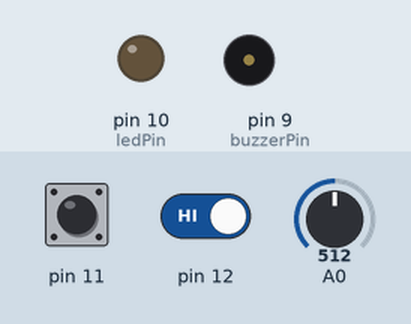
Recording of a sketch running on a simulated Arduino Uno, built with avr-gcc and run on an emulated ATmega328P. Parts: output pins drawn as LEDs (lit = HIGH), buzzer (waves = sounding). Inputs (shaded band) come from the test bench; at power-on: pin 11 HIGH, pin 12 HIGH, A0 = 512. What the sketch prints to the serial monitor is not drawn.

Above: at 1.3 s.
1.4 s: pin 11 pulled LOW for 0.15 s
At 1.55 s:
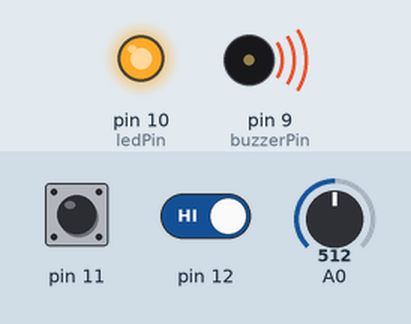
7.4 s: pin 11 pulled LOW for 1 s
11.4 s: pin 11 driven LOW and pin 12 driven LOW
14.4 s: pin 11 pulsed HIGH 2 times (0.12 s each, 0.3 s apart)
Timing chart, 0 to 18.4 s (numbered marks = the images above; inputs shaded):
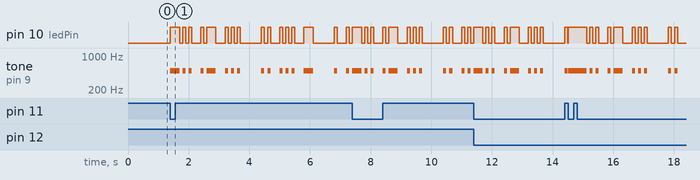

The sketch:

p12cwdecoder.ino
```cpp
/**
 * P12 CW Decoder
 * Stefan Jansen,  DK7STJ, 02/2026
 * Für weitere Erläuterungen bitte README.md lesen.
 */

// Arduino-Befehle. Wird standardmäßig im Hauptsketch eingebunden.
#include <Arduino.h>

// Bibliotheken
#include <LiquidCrystal.h>
#include <Encoder.h>

// Eigene Hilfsklassen
#include "MyButton.h"
#include "MyPoti.h"
#include "CWSpeed.h"
#include "CWPlayer.h"

// LCD-Pins: RS, E, D4, D5, D6, D7
///LiquidCrystal lcd(2,3,4,5,6,7);
//  Taster
MyButton cwKey(12);
MyButton qsvKey(11);

// Poti für CW-Geschwindigkeit
MyPoti speedPoti(A0,30,200);

// Pins
const int ledPin = 10;
const int buzzerPin = 9;

const int cwFreq = 500;
bool CWPinsInit = false;

/**
 * CW Ton und LED einschalten.
 */
void cwToneOn() {
	if (CWPinsInit) {
		digitalWrite(ledPin, HIGH);
		tone(buzzerPin, cwFreq);
	}
}

/**
 * CW Ton und LED ausschalten.
 */
void cwToneOff() {
	if (CWPinsInit) {
		digitalWrite(ledPin, LOW);
		noTone(buzzerPin);
	}
}

// CW setup
CWSpeed cwSpeed(60,30,200);
CWPlayer cwOut(cwSpeed, cwToneOn, cwToneOff);

// Aktueller Zustand des Systems
enum UIState {
	INIT, // Initialisierungsphase
	DECODE, // Morsezeichen decodieren
	QSV // V ausgeben
} uiState = UIState::INIT;

// Globale Variablen

/**
 * Initialisierung des Arduino-Sketchs
 */
void setup() {
	// setup pins
    cwKey.init();
    qsvKey.init();
	speedPoti.init();
	pinMode(ledPin, OUTPUT);
	pinMode(buzzerPin, OUTPUT);
	digitalWrite(ledPin, LOW);
	digitalWrite(buzzerPin, LOW);
	CWPinsInit = true;
	// init seriel port and wait for availability
	Serial.begin(9600);
	while (!Serial) delay(100);
	// Warte, evtl. entprellung Reset
	delay(100);
	Serial.println("\nStartup");
	uiState = UIState::DECODE;
	Serial.print(speedPoti.value());
	Serial.print(" ");
}

/**
 * Schleifenfunktion des Arduino-Sketchs
 */
void loop() {
	cwKey.read();
	qsvKey.read();
	if (speedPoti.read()) {
		Serial.print(speedPoti.value());
		Serial.print(" ");
	}
	if (cwKey.isPressed()) {
		cwToneOn();
	} else if (cwKey.isReleased()) {
		cwToneOff();
	}
	if (qsvKey.isPressed()) {
		cwOut.play("Das ist ein Test.");
	}
	// Hällt alle Aktivitäten am Laufen
	cwOut.doWork();
}
```

CWPlayer.cpp
```cpp
#define CW_PLAYER_DEBUG
#include "CWPlayer.h"
#include "CWSpeed.h"
#include "morse.h"

CWPlayer::CWPlayer(const CWSpeed& cwSpeed, void (*onCB)(), void (*offCB)())
: m_CWSpeed(cwSpeed), m_CWOnCB(onCB), m_CWOffCB(offCB), m_Message(""),
  m_pNextChar(nullptr),
  m_ElementsToPlay(0), m_MorseCode(0),
  m_NextEventTime(0), m_IsOnPhase(false),
  m_Repeat(false) {
    stop();
}

void CWPlayer::play(const String& message, bool addSpace, bool repeat) {
    stop();
    m_Message = message;
    m_Message.toUpperCase();
    if (addSpace && m_Message.length()>0 && !isSpace(m_Message[m_Message.length()-1])) {
        m_Message += ' ';
    }
    m_Repeat = repeat;
}

void CWPlayer::stop() {
#ifdef CW_PLAYER_DEBUG
    if (m_Message.length()>0) Serial.print("<AR>");
#endif
    restart(); // Setzt alle übrigen Werte zurück.
    m_Repeat = false;
    m_Message = "";
}

void CWPlayer::restart() {
    m_NextEventTime = 0;
    m_IsOnPhase = false;
    m_CWOffCB();
    m_ElementsToPlay = 0;
    m_MorseCode = 0;
    m_pNextChar = nullptr;
}

void CWPlayer::doWork() {
    // Wenn wir noch nicht mit der Ausgabe begonnen haben, setzen wir uns auf
    // das erste Zeichen.
    if (m_pNextChar==nullptr && m_Message.length()>0) {
        m_pNextChar = m_Message.c_str();
#ifdef CW_PLAYER_DEBUG
        Serial.print("<CT>");
#endif
    }
    if (millis()<m_NextEventTime) {
        // Wir sind gerade dabei, ein Dit, Dah oder eine Pause auszugeben.
        // Wir warten einfach, bis bei einem der nächsten Durchläufe die
        // Zeit um ist.
    } else if (m_NextEventTime>0 && millis()>=m_NextEventTime) {
        // Die Zeit ist um.
        if (m_IsOnPhase) {
            // Wenn das gerade der aktive Teil eines Dit oder Dah war, dann
            // geben wir jetzt die Pause aus.
            m_CWOffCB();
            m_IsOnPhase = false;
            if (m_ElementsToPlay>0) {
                m_NextEventTime = millis()+m_CWSpeed.dotDuration();
            } else if (*m_pNextChar && isSpace(*m_pNextChar)) {
                m_NextEventTime = millis()+m_CWSpeed.wordPause();
            } else {
                m_NextEventTime = millis()+m_CWSpeed.letterPause();
            }
        } else {
            // Ausgabe des aktuellen Elements beenden.
            // Beim nächsten Durchlauf geht's weiter.
            m_NextEventTime = 0;
            m_IsOnPhase = false;
        }
    } else if (m_ElementsToPlay>0) {
        // Wenn wir gerade ein Zeichen ausgeben, dann damit weitermachen.
        m_IsOnPhase = true;
        if (m_MorseCode&0x80) {
            m_NextEventTime = millis()+m_CWSpeed.dashDuration();
#ifdef CW_PLAYER_DEBUG
            Serial.print("-");
#endif
        } else {
            m_NextEventTime = millis()+m_CWSpeed.dotDuration();
#ifdef CW_PLAYER_DEBUG
            Serial.print(".");
#endif
        }
        m_CWOnCB();
        m_MorseCode <<= 1;
        m_ElementsToPlay--;
    } else if (m_pNextChar!=nullptr) {
        // Wenn wir auf einem gültigen Zeichen sitzen, dann dieses als nächstes
        // in Angriff nehmen.
        if (*m_pNextChar) {
#ifdef CW_PLAYER_DEBUG
            Serial.print(*m_pNextChar);
#endif
            if (!isSpace(*m_pNextChar)) {
                // Zeichen nachschlagen und ausgeben.
                m_MorseCode = char2morse(*m_pNextChar).code;
                m_ElementsToPlay = 7;
                while (m_ElementsToPlay>0 && !(m_MorseCode&0x80)) {
                    m_ElementsToPlay--;
                    m_MorseCode <<= 1;
                }
                m_MorseCode <<= 1; // Startbit rausschieben.
            }
            m_pNextChar++;
        } else if (m_Repeat) {
            restart();
        } else {
            stop();
        }
    }
}
```

CWPlayer.h
```cpp
#ifndef CW_PLAYER_H
#define CW_PLAYER_H
#include <Arduino.h>

/** Forward declarations. Man muss so die entsprechenden .h-Dateien nicht
** einbinden und kann trotzdem die Datentypen dem Compiler bekanntgeben.
 */
class CWSpeed;

/**
 * Klasse zum Umwandeln von Text in Morsezeichen und Ausgeben mit zwei Callback-Funktionen.
 */
class CWPlayer {
public:
    CWPlayer(const CWSpeed& cwSpeed, void (*onCB)(), void (*offCB)());
    void play(const String& message, bool addSpace = false, bool repeat = false);
    void stop();
    /**
     * doWork() muss in jedem Durchlauf der globalen loop()-Funktion aufgerufen werden.
     * Es gibt Schritt für Schritt den String aus play() aus und blockiert
     * dabei die CPU nicht.
     */
    void doWork();
private:
    void restart();
    const CWSpeed& m_CWSpeed;
    void (* const m_CWOnCB)();
    void (*const m_CWOffCB)();
    String m_Message;
    char* m_pNextChar;
    byte m_ElementsToPlay;
    byte m_MorseCode;
    unsigned int m_NextEventTime;
    bool m_IsOnPhase;
    bool m_Repeat;
};

#endif
```

CWSpeed.cpp
```cpp
#include "CWSpeed.h"
#include <Arduino.h>

CWSpeed::CWSpeed(unsigned int cpm, unsigned int minSpeed, unsigned int maxSpeed)
: m_MinSpeed(min(minSpeed,maxSpeed)), m_MaxSpeed(max(minSpeed,maxSpeed)) {
    setSpeed(cpm);
}

/**
 * Setze CW-Geschwindigkeit in Zeichen pro Minute.
 * Ermittle daraus die Werte für die Dauer eines Dit, Dah und der Pausen
 * zwischen Zeichen und Wörtern.
 */
bool CWSpeed::setSpeed(unsigned int newcpm = 0) {
	const unsigned int oldcpm = m_cpm;
	if (newcpm==0) {
	    newcpm = 60;
    }
	if (newcpm<m_MinSpeed) {
	    newcpm = m_MinSpeed;
	} else if (newcpm>m_MaxSpeed) {
	    newcpm = m_MaxSpeed;
    }
    m_cpm = newcpm;
	m_wpm = m_cpm/5;
	m_DotDuration = 6000/m_cpm; // 60s/(m_wpm*50), da paris 50 Einheiten lang ist.
	m_DashDuration = m_DotDuration * 3;
	m_LetterPause = m_DotDuration * 3;
	m_WordPause = m_DotDuration * 7;
	return (m_cpm!=oldcpm);
}

bool CWSpeed::incSpeed() {
	return setSpeed(m_cpm+1);
}

bool CWSpeed::decSpeed() {
	return setSpeed(m_cpm-1);
}

unsigned int CWSpeed::cpm() const {
	return m_cpm;
}

unsigned int CWSpeed::wpm() const {
	return m_wpm;
}

unsigned int CWSpeed::dotDuration() const {
	return m_DotDuration;
}

unsigned int CWSpeed::dashDuration() const {
	return m_DashDuration;
}

unsigned int CWSpeed::letterPause() const {
	return m_LetterPause;
}

unsigned int CWSpeed::wordPause() const {
	return m_WordPause;
}
```

CWSpeed.h
```cpp
#ifndef CW_SPEED_H
#define CW_SPEED_H

class CWSpeed {
public:
    CWSpeed(unsigned int cmp = 60, unsigned int minSpeed = 30, unsigned int maxSpeed = 200);
    bool setSpeed(unsigned int cpm);
    bool incSpeed();
    bool decSpeed();
    unsigned int cpm() const;
    unsigned int wpm() const;
    unsigned int dotDuration() const;
    unsigned int dashDuration() const;
    unsigned int letterPause() const;
    unsigned int wordPause() const;
private:
    const unsigned int m_MinSpeed;
    const unsigned int m_MaxSpeed;
    unsigned int m_cpm;
    unsigned int m_wpm;
    // Zeitparameter für CW in ms
    unsigned int m_DotDuration;
    unsigned int m_DashDuration;
    unsigned int m_LetterPause;
    unsigned int m_WordPause;
};

#endif
```

MyButton.cpp
```cpp
#include <Arduino.h>
#include "MyButton.h"

MyButton::MyButton(unsigned int pin)
: m_Pin(pin), m_IsDown(false), m_HasChanged(false)
{}

void MyButton::init() {
    pinMode(m_Pin, INPUT_PULLUP);
    m_IsDown = (digitalRead(m_Pin)==LOW);
    m_HasChanged = false;
}

bool MyButton::read() {
    bool oldState = m_IsDown;
    m_IsDown = (digitalRead(m_Pin)==LOW);
    m_HasChanged = (m_IsDown!=oldState);
    return m_HasChanged;
}

bool MyButton::hasChanged() const {
    return m_HasChanged;
}

bool MyButton::isDown() const {
    return m_IsDown;
}

bool MyButton::isUp() const {
    return !m_IsDown;
}

bool MyButton::isPressed() const {
    return m_HasChanged && m_IsDown;
}

bool MyButton::isReleased() const {
    return m_HasChanged && !m_IsDown;
}
```

MyButton.h
```cpp
#ifndef MY_BUTTON_H
#define MY_BUTTON_H

/**
 * Diese Klasse verwaltet einen Taster und vereinfacht die Erkennung von
 * Tastendrücken. Es findet keine Entprellung statt.
 */
class MyButton {
public:
    /**
     *Tasterobjekt anlegen, Angabe des Input-Pins. Nutzt internen PullUp.
     */
    MyButton(unsigned int pin);
    /**
     * Initialisierung, für setup()-Funktion.
     * Stellt den Eingangspin korrekt ein und liest einmalig den aktuellen
     * Tastenzustand ein. Dies wird aber nicht als Drücken oder Loslassen
     * gewertet, nur als Initialisierung.
     */
    void init();
    /**
     * Liest den aktuellen Tastenzustand ein und ermittelt, ob die Taste seit
     * dem letzten Aufruf gedrückt oder losgelassen wurde.
     * Rückgabewert: true, falls sich der Zustand der Taste geändert hat.
     */
    bool read();
    /**
     * Zeigt an, ob sich der Zustand der Taste geändert hat. Entspricht dem
     * Rückgabewert des letzten read().
     */
    bool hasChanged() const;
    /**
     * Ist die Taste gedrückt im Sinne von durchgeschaltet?
     */
    bool isDown() const;
    /**
     * Ist die Taste nicht gedrückt, d.h. sie ist hochohmig?
     */
    bool isUp() const;
    /**
     * Wurde die Taste gedrückt, d.h. ist sie durchgescaltet und es gab beim
     * letzten read() eine Zustandsänderung?
     */
    bool isPressed() const;
    /**
     * Wurde die Taste losgelassen, d.h. ist sie hochohmig und es gab beim
     * letzten read() eine Zustandsänderung?
     */
    bool isReleased() const;
private:
    const unsigned int m_Pin; // Pinnummer
    bool m_IsDown; // aktueller Tastenzustand
    bool m_HasChanged; // Zustandsänderung ja/nein
};

#endif
```

MyPoti.cpp
```cpp
#include <Arduino.h>
#include "MyPoti.h"

MyPoti::MyPoti(unsigned int pin, int outMin, int outMax, unsigned int minThreshhold)
: m_Pin(pin),
  m_OutMin(min(outMin,outMax)), m_OutMax(max(outMin,outMax)),
  m_InStepSize(1023.0/(abs(outMax-outMin)+1)),
  m_Threshhold(max((1024/(abs(outMax-outMin)+1)), minThreshhold)),
  m_InValue(0), m_OutValue(0),
  m_HasChanged(false)
{}

void MyPoti::init() {
    m_InValue = analogRead(m_Pin);
    doMapping();
    m_HasChanged = false;
}

bool MyPoti::read() {
    unsigned int val = analogRead(m_Pin);
    if (abs(m_InValue-val)>=m_Threshhold) {
      int oldVal = m_OutValue;
        m_InValue = val;
        doMapping();
        m_HasChanged = (m_OutValue!=oldVal);
    } else {
        m_HasChanged = false;
    }
    return m_HasChanged;
}

bool MyPoti::hasChanged() const {
    return m_HasChanged;
}

int MyPoti::value() const {
    return m_OutValue;
}

unsigned int MyPoti::threshhold() const {
    return m_Threshhold;
}

void MyPoti::doMapping() {
	m_OutValue = int(m_OutMin+m_InValue/m_InStepSize);
	if (m_OutValue<m_OutMin) m_OutValue = m_OutMin;
	else if (m_OutValue>m_OutMax) m_OutValue = m_OutMax;
}
```

MyPoti.h
```cpp
#ifndef MY_POTI_H
#define MY_POTI_H

/**
 * Verwaltet ein Poti samt Abbildung auf einen gegebenen Wertebereich.
 * Verwendet eine bessere map-Funktion als das eingebaute map().
 */
class MyPoti {
public:
    /**
     *Anlegen des MyPoti-objekts mit Ausgabewertebereich.
     * Optional kann ein Schwellwert angegeben werden, der auf dem
     * Eingabebereich wirkt. Der Eingabewert muss sich mindestens um diesen Betrag ändern, bevor
     * eine neue Umrechnng erfolgt. Beruhigt den Wert.
     */
    MyPoti(unsigned int pin, int outMin, int outMax, unsigned int minThreshhold = 1);
    /**
     * Erstmaliges Einlesen des aktuellen Werts.
     */
    void init();
    /**
     * Liest aktuellen Wert ein und rechnet ggf. neu auf den Ausgabebereich um.
     * Liefert true, wenn sch der Ausgabewert geändert hat.
     */
    bool read();
    unsigned int threshhold() const;
    /**
     * Hat sich der Ausgabewert beim letzten read() geändert?
     */
    bool hasChanged() const;
    /**
     * Ausgabewert abrufen.
     */
    int value() const;
private:
    /**
     * Bessere Mappingfunktion. Gleichmäßiger als das eingebaute map(),
     * insbesondere an den Randbereichen.
     */
    void doMapping();
    const unsigned int m_Pin;
    const int m_OutMin;
    const int m_OutMax;
    const float m_InStepSize;
    const unsigned int m_Threshhold;
    unsigned int m_InValue;
    int m_OutValue;
    bool m_HasChanged;
};

#endif
```

morse.cpp
```cpp
#include "morse.h"

const MorseMap morseTable[] = {
    {'A', 0b101},
    {'B', 0b11000},
    {'C', 0b11010},
    {'D', 0b1100},
    {'E', 0b10},
    {'F', 0b10010},
    {'G', 0b1110},
    {'H', 0b10000},
    {'I', 0b100},
    {'J', 0b10111},
    {'K', 0b1101},
    {'L', 0b10100},
    {'M', 0b111},
    {'N', 0b110},
    {'O', 0b1111},
    {'P', 0b10110},
    {'Q', 0b11101},
    {'R', 0b1010},
    {'S', 0b1000},
    {'T', 0b11},
    {'U', 0b1001},
    {'V', 0b10001},
    {'W', 0b1011},
    {'X', 0b11001},
    {'Y', 0b11011},
    {'Z', 0b11100},
    {'0', 0b111111},
    {'1', 0b101111},
    {'2', 0b100111},
    {'3', 0b100011},
    {'4', 0b100001},
    {'5', 0b100000},
    {'6', 0b110000},
    {'7', 0b100111},
    {'8', 0b100011},
    {'9', 0b100001},
    {'.', 0b1010101},
    {',', 0b1110011},
    {':', 0b1111000},
    {';', 0b1101010},
    {'!', 0b1101011},
    {'"', 0b1010010},
    {'$', 0b10001001},
    {'/', 0b110010},
    {'=', 0b110001},
    {'-', 0b1100001},
    {'_', 0b1001101},
    {'+', 0b101010},
    {'\'', 0b1011110},
    {'@', 0b1011010},
    {'&', 0b101000},
    {'(', 0b110110},
    {')', 0b1101101},
    {'?', 0b1001100} // muss am Ende der Tabelle stehen!!!
};

const word morseTableSize = sizeof(morseTable)/sizeof(MorseMap);

char morse2char(byte m, bool replace) {
    for (int i=0; i<morseTableSize; i++) {
        if (morseTable[i].code==m) {
            return morseTable[i].letter;
        }
    }
    if (replace) {
        return morseTable[morseTableSize-1].letter;
    } else {
        return 0;
    }
}

const MorseMap& char2morse(char c) {
    for (int i=0; i<morseTableSize; i++) {
        if (morseTable[i].letter==c) {
            return morseTable[i];
        }
    }
    return morseTable[morseTableSize-1];
}
```

morse.h
```cpp
#ifndef MORSE_H
#define MORSE_H
#include <Arduino.h>

/**
 * Umwandlung von Morsecodes in Zeichen und umgekehrt.
 * Bei der Umwandlung gibt der parameter replace an, was passiert, wenn in
 * der Codetabelle kein passender Eintrag gefunden wird.
 * Bei false wird 0 zurückgegeben, bei true wird jedes nicht gefundene Zeichen
 * auf ein Fragezeichen abgebildet.
 *
 * Idee von Matthias Kühlewein, DL2SDO:
 * Morsezeichen werden als einzelnes Byte (8 Bit) kodiert. Ein auf 1 gesetztes Bit
 * entspricht einem Dah, ein auf 0 gesetztes Bit einem Dit. Man könnte theoretisch
 * also 8 Dits oder Dahs in einem Byte unterbringen. Aber man braucht noch
 * die Information, aus wie vielen Elementen das Morsezeichen tatsächlich besteht.
 * Daher wird das erste auf 1 gesetzte Bit von links (höherwertig) als Anfangsbit
 * oder Startbit interpretiert. Alle weiteren Bits stellen das Morsezeichen dar.
 * Es passen also letztendlich 7 Elemente in ein Byte.
 * Die Bytewerte 0x0 und 0x1 sind ungültig. 0x0 enthält kein Startbit und 0x1
 * Wäre ein Morsezeichen mit 0 Elementen. Diese Werte können für spezielle
 * Situationen genutzt werden.
 */

struct MorseMap {
    char letter;
    byte code;
};

char morse2char(byte m, bool replace = true);
const MorseMap& char2morse(char c);

#endif
```

Measured:
- after the input at 1.4 s, pin 10 (ledPin): LOW → HIGH at once, → LOW 0.30 s later, → HIGH 0.10 s later, → LOW 0.10 s later, … (32 changes in this stretch); tone on pin 9 (buzzerPin): plays 500 Hz for 0.30 s, 500 Hz for 0.10 s, 500 Hz for 0.10 s, 500 Hz for 0.10 s, 500 Hz for 0.30 s, 500 Hz for 0.10 s … (16 notes in this stretch), starting at once
